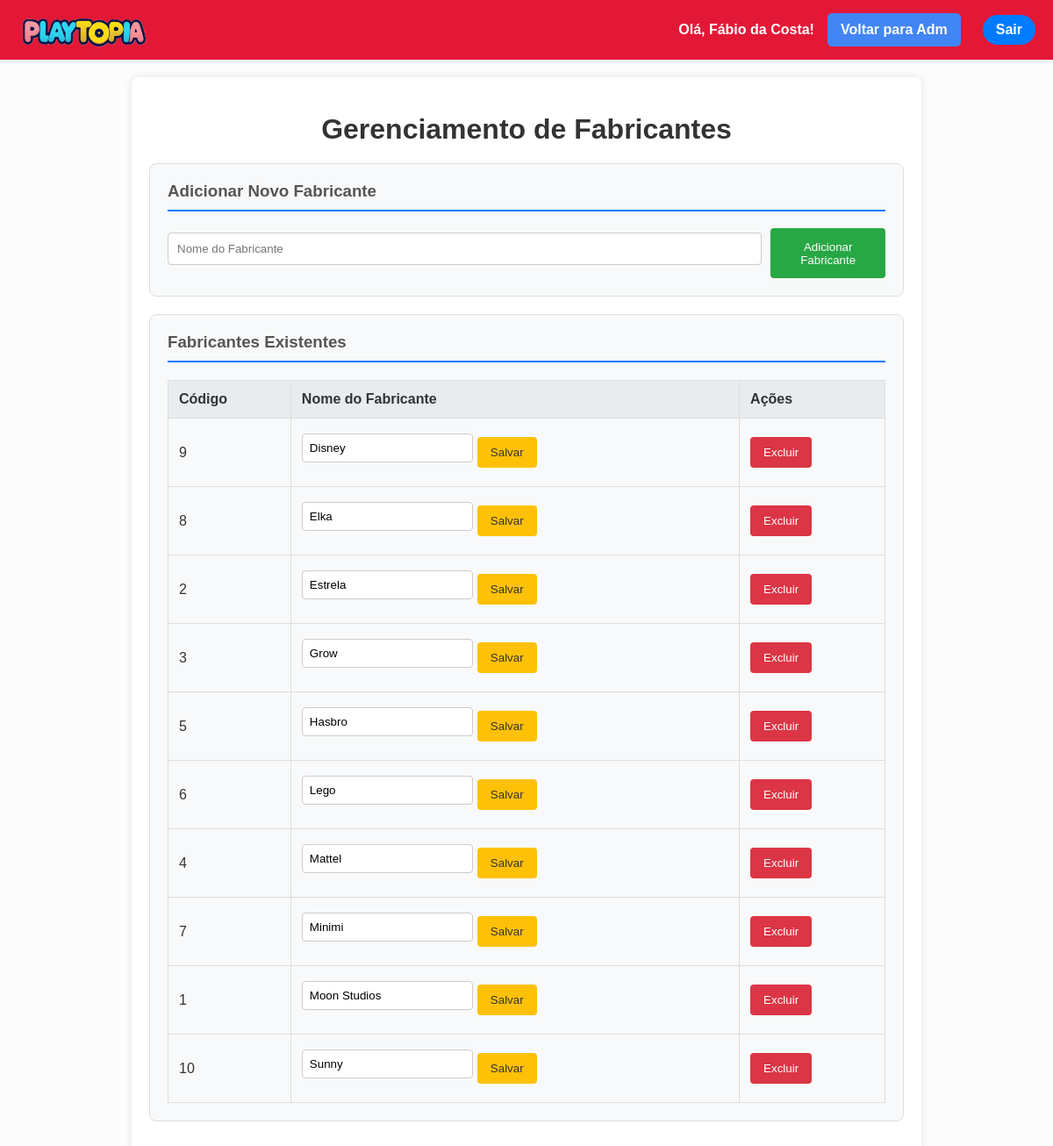
The app's page /loja_brinquedos/gerenciar_fabricantes.php (signed in) with its own data.
### tables this page shows
CREATE TABLE IF NOT EXISTS `fabricante` (
  `codigo` int(5) NOT NULL AUTO_INCREMENT,
  `nome` varchar(100) NOT NULL,
  PRIMARY KEY (`codigo`),
  UNIQUE KEY `nome` (`nome`)
);

### loja_brinquedos/gerenciar_fabricantes.php (the view, shortened to what this page needs)
<?php
require_once "db_connection.php";
$sql_fabricantes = "SELECT codigo, nome FROM fabricante ORDER BY nome ASC";
$result_fabricantes = $conn->query($sql_fabricantes);
$fabricantes = $result_fabricantes->fetch_all(MYSQLI_ASSOC);
?>
<!DOCTYPE html>
<html lang="pt-BR">
<head>
    <link rel="stylesheet" href="styles.css">
</head>
<body>
<div class="header">
    <a href="loja.php" id="logo-link">
        <img src="logo.png" alt="Logo da Playtopia" class="logo-loja-adm">
    </a>
    <div class="user-actions">
        <span class="welcome-message">Olá, <?php echo htmlspecialchars($_SESSION['user_name']); ?>!</span>
        <a href="administracao.php" class="admin-btn">Voltar para Adm</a>
        <a href="logout.php" class="logout-btn">Sair</a>
    </div>
</div>
<div class="container-adm">
    <h1>Gerenciamento de Fabricantes</h1>
    <div class="card-adm">
        <h3>Adicionar Novo Fabricante</h3>
        <form method="post" action="gerenciar_fabricantes.php" class="form-adm add-form">
            <input type="text" name="nome_novo_fabricante" placeholder="Nome do Fabricante" required>
            <button type="submit" name="adicionar_fabricante" class="btn-adm btn-add">Adicionar Fabricante</button>
        </form>
    </div>
    <div class="card-adm">
        <h3>Fabricantes Existentes</h3>
        <?php if (!empty($fabricantes)): ?>
            <table class="table-adm">
                <thead>
                    <tr>
                        <th>Código</th>
                        <th>Nome do Fabricante</th>
                        <th>Ações</th>
                    </tr>
                </thead>
                <tbody>
                    <?php foreach ($fabricantes as $fabricante): ?>
                        <tr>
                            <td><?php echo htmlspecialchars($fabricante['codigo']); ?></td>
                            <td>
                                <form method="post" action="gerenciar_fabricantes.php" class="inline-form edit-form">
                                    <input type="text" name="nome_editar" value="<?php echo htmlspecialchars($fabricante['nome']); ?>" required>
                                    <button type="submit" name="editar_fabricante" class="btn-adm btn-edit">Salvar</button>
                                </form>
                            </td>
                            <td>
                                <form method="post" action="gerenciar_fabricantes.php" class="inline-form delete-form" onsubmit="return confirm('Tem certeza que deseja excluir este fabricante?');">
                                    <button type="submit" name="excluir_fabricante" class="btn-adm btn-delete">Excluir</button>
                                </form>
                            </td>
                        </tr>
                    <?php endforeach; ?>
                </tbody>
            </table>
        <?php else: ?>
            <p>Nenhum fabricante cadastrado.</p>
        <?php endif; ?>
    </div>
</div>
</body>
</html>

### loja_brinquedos/styles.css (style rules this page uses)
.header { background-color: var(--primary-color); padding: 20px; box-shadow: 0 2px 4px rgba(0, 0, 0, 0.1); display: flex; justify-content: space-between; align-items: center; position: sticky; top: 0; z-index: 1000; flex-wrap: wrap; gap: 10px; }
.logo-loja-adm { height: 150px; width: auto; position: fixed; top: -35px; }
.user-actions { display: flex; align-items: center; gap: 15px; }
.welcome-message { font-weight: bold; color: #555; }
.login-btn, .logout-btn { text-decoration: none; color: #fff; background-color: #4285f4; padding: 8px 15px; border-radius: 20px; transition: background-color 0.3s; }
.admin-btn { background-color: #4285f4; color: white; padding: 10px 15px; text-decoration: none; border-radius: 5px; margin-right: 10px; transition: background-color 0.3s; }
.add-form input, .add-form textarea, .add-form select { width: 100%; padding: 8px; margin-top: 5px; margin-bottom: 15px; border: 1px solid #ccc; border-radius: 4px; }
.welcome-message { font-weight: bold; color: #333; }
.login-btn, .logout-btn { text-decoration: none; color: #fff; background-color: #007bff; padding: 8px 12px; border-radius: 5px; transition: background-color 0.3s; }
.container-adm { max-width: 900px; margin: 20px auto; padding: 20px; background-color: #fff; box-shadow: 0 0 10px rgba(0, 0, 0, 0.1); border-radius: 8px; }
.container-adm h1 { text-align: center; color: #333; margin-bottom: 20px; }
.card-adm { background-color: #f8f9fa; border: 1px solid #ddd; border-radius: 8px; padding: 20px; margin-bottom: 20px; }
.card-adm h3 { margin-top: 0; color: #555; border-bottom: 2px solid #007bff; padding-bottom: 10px; }
.form-adm { display: flex; gap: 10px; }
.form-adm input[type="text"] { flex-grow: 1; padding: 10px; border: 1px solid #ccc; border-radius: 4px; }
.btn-adm { padding: 10px 15px; border: none; border-radius: 4px; color: #fff; cursor: pointer; transition: background-color 0.3s; }
.btn-add { background-color: #28a745; }
.table-adm { width: 100%; border-collapse: collapse; margin-top: 20px; }
.table-adm th, .table-adm td { border: 1px solid #ddd; padding: 12px; text-align: left; }
.table-adm th { background-color: #e9ecef; }
.inline-form { display: inline-flex; gap: 5px; align-items: center; }
.inline-form input[type="text"] { padding: 8px; border: 1px solid #ccc; border-radius: 4px; }
.btn-edit { background-color: #ffc107; color: #333; }
.btn-delete { background-color: #dc3545; }
.admin-btn { text-decoration: none; color: #fff; background-color: #6c757d; padding: 8px 12px; border-radius: 5px; transition: background-color 0.3s; }
html { scrollbar-width: thin; scrollbar-color: #888 #f1f1f1; }
body { font-family: Arial, sans-serif; margin: 0; padding: 0; background-color: #fcfcfc; color: #333; }
.header a { color: #fff; text-decoration: none; font-weight: bold; transition: color 0.3s ease; }
:root { --primary-color: #e31837; --secondary-color: #ffde00; --accent-color: #007bff; --text-color: #333333; --light-bg: #ffffff; --light-gray: #f0f2f5; }
html { box-sizing: border-box; overflow-x: hidden; }
*, *:before, *:after { box-sizing: inherit; }
.header { background-color: var(--primary-color); color: var(--light-bg); padding: 15px 20px; box-shadow: 0 2px 4px rgba(0, 0, 0, 0.1); display: flex; justify-content: space-between; align-items: center; position: sticky; top: 0; z-index: 1000; flex-wrap: wrap; gap: 15px; }
.user-actions a, .welcome-message { color: var(--light-bg); font-weight: bold; text-decoration: none; }
.login-btn, .logout-btn { text-decoration: none; color: var(--light-bg); background-color: var(--accent-color); padding: 8px 15px; border-radius: 20px; transition: background-color 0.3s; }
.admin-btn { background-color: #4285f4; color: var(--light-bg); padding: 10px 15px; text-decoration: none; border-radius: 5px; margin-right: 10px; transition: background-color 0.3s; }
.edit-form input[type="text"], .edit-form input[type="number"], .edit-form textarea, .edit-form select, .edit-form input[type="file"] { width: 100%; padding: 8px; margin-top: 5px; margin-bottom: 15px; border: 1px solid #ccc; border-radius: 4px; box-sizing: border-box; }

### records on screen
fabricante: codigo "9", nome_editar "Disney"
fabricante: codigo "8", nome_editar "Elka"
fabricante: codigo "2", nome_editar "Estrela"
fabricante: codigo "3", nome_editar "Grow"
fabricante: codigo "5", nome_editar "Hasbro"
fabricante: codigo "6", nome_editar "Lego"
fabricante: codigo "4", nome_editar "Mattel"
fabricante: codigo "7", nome_editar "Minimi"
fabricante: codigo "1", nome_editar "Moon Studios"
fabricante: codigo "10", nome_editar "Sunny"

### other values on screen
$_SESSION['user_name'] "Fábio da Costa"
